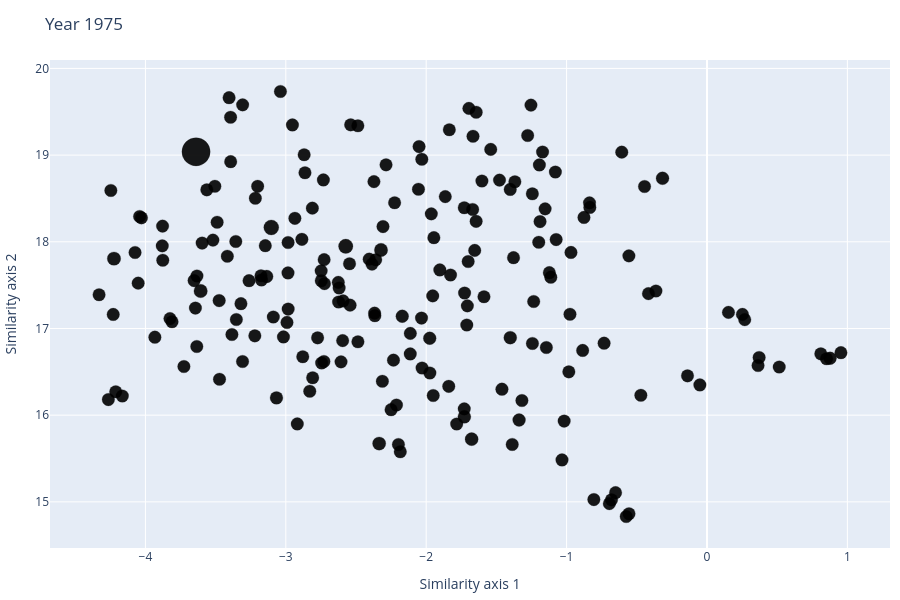
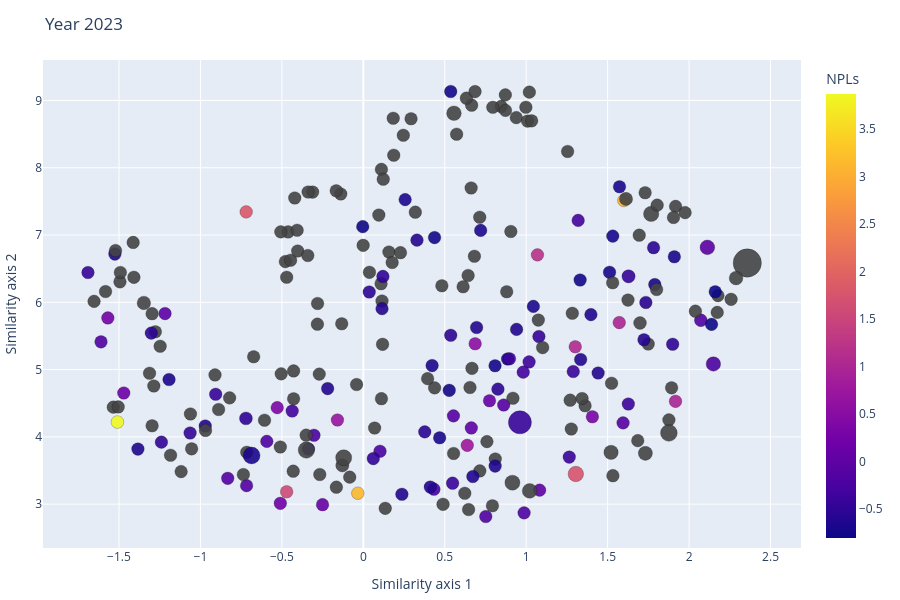

Notebook source saved alongside these figures, in order:
### Markdown cell above
# 6. Drill-down: compare two years side-by-side for visual evidence

A small helper to render two interactive maps for any two selected years with consistent color/size encodings.

### Code cell
def make_embedding_scatter(emb_df, color_col=None, size_col=None, title=None):
    df2 = emb_df.copy()
    # size scaling for visualization only (non-negative)
    if size_col and size_col in df2.columns:
        s = pd.to_numeric(df2[size_col], errors="coerce").clip(lower=0)
        if s.notna().any() and s.max() > 0:
            s_scaled = (s - s.min()) / max(1e-12, s.max() - s.min())
            df2["_size_vis"] = (6 + 24*s_scaled).fillna(6)
            size_use = "_size_vis"
        else:
            size_use = None
    else:
        size_use = None
    hover_cols = ["Country","Year"] + [c for c in indicators][:10]
    fig = px.scatter(
        df2, x="x", y="y", color=color_col if color_col in df2.columns else None,
        size=size_use, hover_data=hover_cols, title=title, height=600
    )
    fig.update_traces(marker=dict(opacity=0.9, line=dict(width=0.5, color="rgba(0,0,0,0.5)")))
    fig.update_layout(xaxis_title="Similarity axis 1", yaxis_title="Similarity axis 2", margin=dict(l=10,r=10,t=60,b=10))
    return fig

year_a, year_b = years_all[0], years_all[-1]  # e.g., earliest vs latest
figA = make_embedding_scatter(all_embeds[year_a], color_col=indicators[0], size_col=indicators[1], title=f"Year {year_a}")
figB = make_embedding_scatter(all_embeds[year_b], color_col=indicators[0], size_col=indicators[1], title=f"Year {year_b}")
figA.show(); 
figA.write_html("figures/task2_embedding_scatter_A.html", include_plotlyjs="cdn", full_html=True)
figB.show()
figB.write_html("figures/task2_embedding_scatter_B.html", include_plotlyjs="cdn", full_html=True)

### Figure 1 — Plotly figure (JSON) as saved in the notebook; plotly's stock layout.template omitted (floating-point values rounded to 4 significant figures; data arrays with more than 128 entries replaced by an {"elided": "..."} marker saying what was removed)
{"data": [{"customdata": {"elided": "201x10 mixed values"}, "hovertemplate": "x=%{x}<br>y=%{y}<br>_size_vis=%{marker.size}<br>Country=%{customdata[0]}<br>Year=%{customdata[1]}<br>NPLs=%{marker.color}<br>Inflation=%{customdata[3]}<br>Credit_to_Private_Sector=%{customdata[4]}<br>Debt=%{customdata[5]}<br>Trade=%{customdata[6]}<br>GDP=%{customdata[7]}<br>GDP_Growth=%{customdata[8]}<br>Unemployment=%{customdata[9]}<extra></extra>", "legendgroup": "", "marker": {"color": {"elided": "201 float values"}, "coloraxis": "coloraxis", "line": {"color": "rgba(0,0,0,0.5)", "width": 0.5}, "opacity": 0.9, "size": {"elided": "201 float values"}, "sizemode": "area", "sizeref": 0.075, "symbol": "circle"}, "mode": "markers", "name": "", "orientation": "v", "showlegend": false, "type": "scatter", "x": {"elided": "201 float values"}, "xaxis": "x", "y": {"elided": "201 float values"}, "yaxis": "y"}], "layout": {"coloraxis": {"colorbar": {"title": {"text": "NPLs"}}, "colorscale": [[0, "#0d0887"], [0.1111, "#46039f"], [0.2222, "#7201a8"], [0.3333, "#9c179e"], [0.4444, "#bd3786"], [0.5556, "#d8576b"], [0.6667, "#ed7953"], [0.7778, "#fb9f3a"], [0.8889, "#fdca26"], [1, "#f0f921"]]}, "height": 600, "legend": {"itemsizing": "constant", "tracegroupgap": 0}, "margin": {"b": 10, "l": 10, "r": 10, "t": 60}, "title": {"text": "Year 1975"}, "xaxis": {"anchor": "y", "domain": [0, 1], "title": {"text": "Similarity axis 1"}}, "yaxis": {"anchor": "x", "domain": [0, 1], "title": {"text": "Similarity axis 2"}}}}

### Figure 2 — Plotly figure (JSON) as saved in the notebook; plotly's stock layout.template omitted (floating-point values rounded to 4 significant figures; data arrays with more than 128 entries replaced by an {"elided": "..."} marker saying what was removed)
{"data": [{"customdata": {"elided": "252x10 mixed values"}, "hovertemplate": "x=%{x}<br>y=%{y}<br>_size_vis=%{marker.size}<br>Country=%{customdata[0]}<br>Year=%{customdata[1]}<br>NPLs=%{marker.color}<br>Inflation=%{customdata[3]}<br>Credit_to_Private_Sector=%{customdata[4]}<br>Debt=%{customdata[5]}<br>Trade=%{customdata[6]}<br>GDP=%{customdata[7]}<br>GDP_Growth=%{customdata[8]}<br>Unemployment=%{customdata[9]}<extra></extra>", "legendgroup": "", "marker": {"color": {"elided": "252 float values"}, "coloraxis": "coloraxis", "line": {"color": "rgba(0,0,0,0.5)", "width": 0.5}, "opacity": 0.9, "size": {"elided": "252 float values"}, "sizemode": "area", "sizeref": 0.075, "symbol": "circle"}, "mode": "markers", "name": "", "orientation": "v", "showlegend": false, "type": "scatter", "x": {"elided": "252 float values"}, "xaxis": "x", "y": {"elided": "252 float values"}, "yaxis": "y"}], "layout": {"coloraxis": {"colorbar": {"title": {"text": "NPLs"}}, "colorscale": [[0, "#0d0887"], [0.1111, "#46039f"], [0.2222, "#7201a8"], [0.3333, "#9c179e"], [0.4444, "#bd3786"], [0.5556, "#d8576b"], [0.6667, "#ed7953"], [0.7778, "#fb9f3a"], [0.8889, "#fdca26"], [1, "#f0f921"]]}, "height": 600, "legend": {"itemsizing": "constant", "tracegroupgap": 0}, "margin": {"b": 10, "l": 10, "r": 10, "t": 60}, "title": {"text": "Year 2023"}, "xaxis": {"anchor": "y", "domain": [0, 1], "title": {"text": "Similarity axis 1"}}, "yaxis": {"anchor": "x", "domain": [0, 1], "title": {"text": "Similarity axis 2"}}}}
